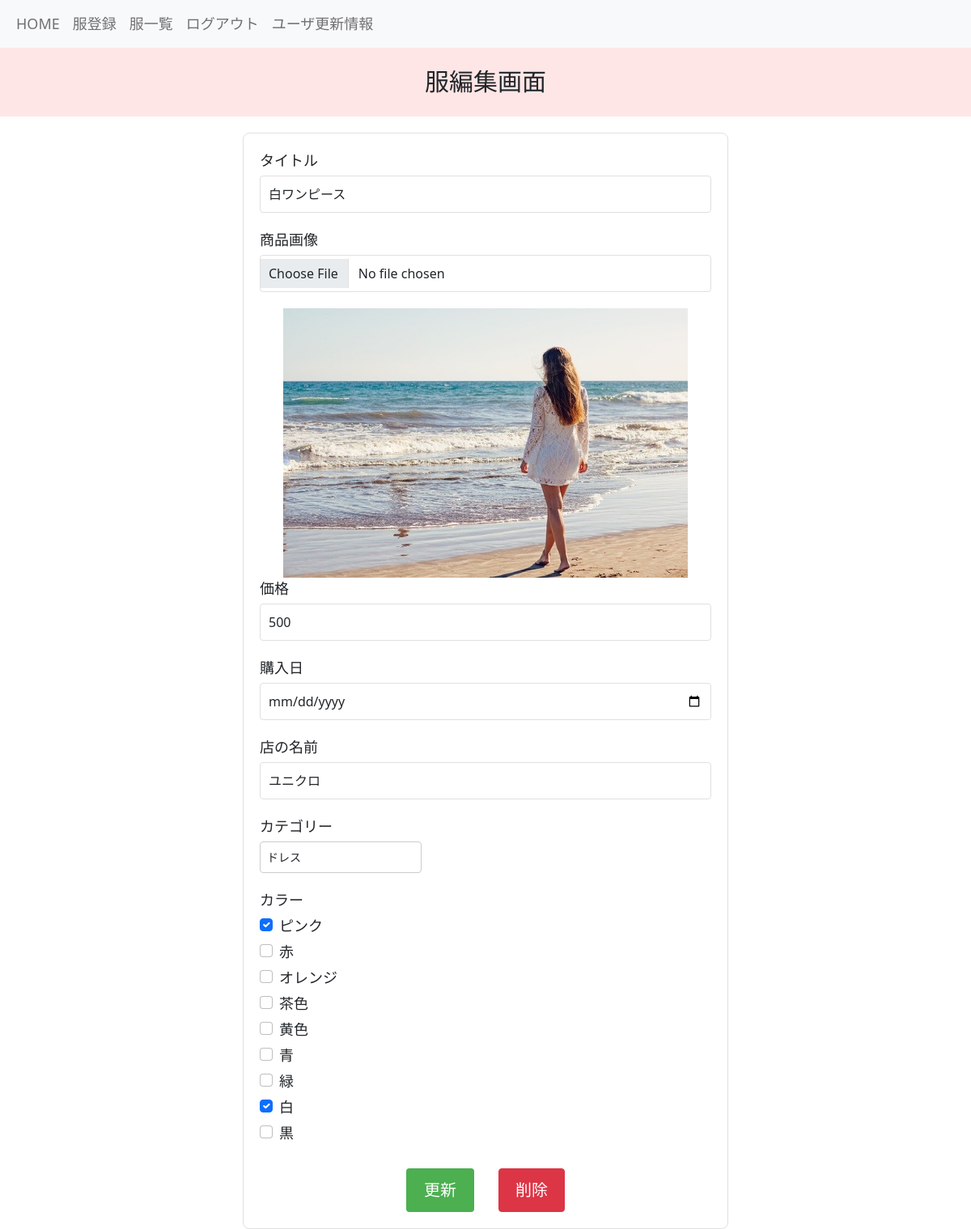
The page /boards/edit_clothe/32/ (signed in) on the database its author committed.
### boards/models.py (models this page shows, shortened)
class Clothes(models.Model):
    title = models.CharField(max_length=255)
    picture = models.ImageField(upload_to='closet_project/media/', null=True, blank=True)
    price = models.IntegerField(default=0, null=True, blank=True)
    purchase_date = models.DateField(null=True,blank=True)
    user = models.ForeignKey(
        'accounts.Users', on_delete=models.CASCADE
    )
    category = models.ForeignKey(
        'Categories', on_delete=models.CASCADE
    )
    color = models.ManyToManyField(
        Colors, blank=True, through='Clothe_Colors', related_name='clothe'
    )
    store = models.CharField(max_length=255, default='')
    created_at = models.DateTimeField(auto_now_add=True)
    updated_at = models.DateTimeField(auto_now=True)
    objects = ClothesManager()
    class Meta:
        db_table = 'clothes'

class Categories(models.Model):
    BLOUSE = 'blouse'
    SHIRT = 'shirt'
    SWEAT = 'sweat'
    KNIT = 'knit'
    PANTS = 'pants'
    SKIRT = 'skirt'
    JACKET = 'jacket'
    CARDIGAN = 'cardigan'
    COAT = 'coat'
    DRESS = 'dress'
    SHOES = 'shoes'
    ACCESSORY = 'accessory'
    BAG = 'bag'
    category_name = models.CharField(max_length=255)
    created_at = models.DateTimeField(auto_now_add=True)
    updated_at = models.DateTimeField(auto_now=True)
    class Meta:
        db_table = 'categories'

class Colors(models.Model):
    PINK = 'pink'
    RED = 'red'
    ORANGE = 'orange'
    BROWN = 'brown'
    YELLOW = 'yellow'
    BLUE = 'blue'
    GREEN = 'green'
    BLACK = 'black'
    WHITE = 'white'
    color_name = models.CharField(max_length=10)
    created_at = models.DateTimeField(auto_now_add=True)
    updated_at = models.DateTimeField(auto_now=True)
    class Meta:
        db_table = 'colors'

### boards/views.py (the view)
# urls.py: path('edit_clothe/<int:pk>/', views.edit_clothe, name='edit_clothe'),
@login_required
def edit_clothe(request, pk):
    categories = Categories.objects.all()
    colors = Colors.objects.all()
    clothe=get_object_or_404(Clothes, pk=pk)
    if clothe.user.pk != request.user.pk:
        raise Http404
    if request.method == 'POST':
        print('POST request received')
        edit_clothe_form = forms.CreateClotheForm(request.POST or None, request.FILES or None, instance=clothe)
        if edit_clothe_form.is_valid():
            edit_clothe_form.save()
            return redirect(
                'boards:detail_clothe',
                pk=pk
            )
    else:
        edit_clothe_form = forms.CreateClotheForm(instance=clothe)
    return render(
        request, 'boards/edit_clothe.html', context={
            'edit_clothe_form':edit_clothe_form,
            'pk': pk,
            'categories': categories,
            'colors': colors,
        }
    )

### templates/boards/edit_clothe.html (shortened to what this page needs)
{% extends "base.html" %}
{% load static %}
{% block content %}
  <p class="custom-paragraph">服編集画面</p>
  <div class="registration-container">
    <form method="POST" enctype="multipart/form-data" class="registration-form">
      <div class="form-group">
        <label for="title">タイトル</label>
        <input type="text" id="title" name="title" class="form-control" required value="{{ edit_clothe_form.instance.title }}">
      </div>
      <div class="form-group">
        <label for="image">商品画像</label>
        <input type="file" id="image" name="image" accept="image/*" class="form-control" onchange="previewImage()">
      </div>
      {% if edit_clothe_form.instance.picture %}
         <div class="image-container">
           <img src="{{ edit_clothe_form.instance.picture.url }}" alt="{{ edit_clothe_form.instance.title }}" class="clothe-image">
        </div>
      {% endif %}
      <div class="form-group">
        <label for="price">価格</label>
        <input type="number" id="price" name="price" class="form-control" value="{{ edit_clothe_form.instance.price }}">
      </div>
      <div class="form-group">
        <label for="purchase_date">購入日</label>
        <input type="date" id="purchase_date" name="purchase_date" class="form-control" value="{{ edit_clothe_form.instance.purchase_date|date:'Y-m-d' }}">
      </div>
      <div class="form-group">
        <label for="store">店の名前</label>
        <input type="text" id="store" name="store" class="form-control" value="{{ edit_clothe_form.instance.store }}">
      </div>
      <div class="form-group">
        <label for="category">カテゴリー</label>
        <select id="category" name="category" class="form-control" required value="{{ edit_clothe_form.instance.category.id }}">
          {% for category in categories %}
            <option value="{{ category.id }}" {% if category.id == edit_clothe_form.instance.category.id %}selected{% endif %}>{{ category.category_name }}</option>
          {% endfor %}
        </select>
      </div>
      <div class="form-group">
        <label>カラー</label>
        {% for color in colors %}
          <div class="form-check">
              <input type="checkbox" id="color_{{ color.id }}" name="color" value="{{ color.id }}" class="form-check-input" {% if color.id in edit_clothe_form.initial.color %}checked{% endif %}>
              <label for="color_{{ color.id }}" class="form-check-label">{{ color.color_name }}</label>
          </div>
        {% endfor %}
      </div>
      <div class="button-container">
        <button type="submit" class="btn btn-primary">更新</button>
        <button type="button" class="btn btn-danger" onclick="confirmDelete()" style="margin-left: 30px;">削除</button>
      </div>
    </form>
  </div>
{% endblock %}

### static/css/style.css (style rules this page uses)
.registration-container { max-width: 600px; margin: auto; }
.registration-form { width: 100%; padding: 20px; background-color: #ffffff; border: 1px solid #e0e0e0; border-radius: 8px; margin-top: 20px; }
.button-container { display: flex; justify-content: center; margin-top: 30px; }
.button-container button { padding: 10px 20px; font-size: 20px; }
.btn-primary { background-color: #4caf50; color: #ffffff; border: 2px solid #4caf50; border-radius: 4px; cursor: pointer; }
.form-group { margin-bottom: 20px; }
label { display: block; font-size: 18px; margin-bottom: 5px; }
.form-control { width: 100%; padding: 10px; font-size: 16px; border: 1px solid #e0e0e0; border-radius: 4px; }
body { text-size-adjust: 100%; -webkit-text-size-adjust: 100%; }
.custom-paragraph { font-family: 'Arial', sans-serif; font-size: 30px; background-color: #ffe6e6; text-align: center; padding: 20px; line-height: 1.5; }
.image-container { display: flex; justify-content: center; overflow: hidden; }
.clothe-image { width: 100%; height: auto; max-width: 500px; display: block; }
#category, #color { width: 200px; box-sizing: border-box; padding: 8px; font-size: 14px; border: 1px solid #ccc; border-radius: 4px; margin-bottom: 10px; }

### rows shown on the page
Clothes: title "白ワンピース", instance.picture (picture), price "500", store "ユニクロ", category "ドレス"
Colors: color "☑", color_name "ピンク"
Colors: color_name "赤"
Colors: color_name "オレンジ"
Colors: color_name "茶色"
Colors: color_name "黄色"
Colors: color_name "青"
Colors: color_name "緑"
Colors: color "☑", color_name "白"
Colors: color_name "黒"
